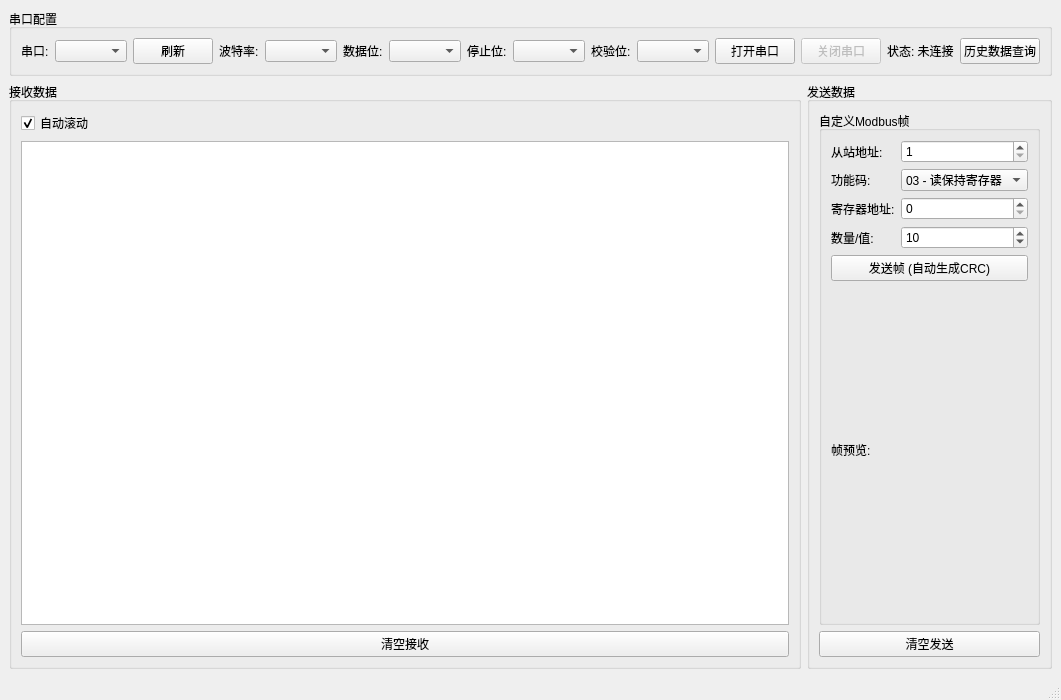
<?xml version="1.0" encoding="UTF-8"?>
<ui version="4.0">
 <class>MainWindow</class>
 <widget class="QMainWindow" name="MainWindow">
  <property name="geometry">
   <rect>
    <x>0</x>
    <y>0</y>
    <width>1000</width>
    <height>700</height>
   </rect>
  </property>
  <property name="windowTitle">
   <string>Modbus RTU 调试工具</string>
  </property>
  <widget class="QWidget" name="centralwidget">
   <layout class="QVBoxLayout" name="verticalLayout">
    <item>
     <widget class="QGroupBox" name="groupBox_serial">
      <property name="title">
       <string>串口配置</string>
      </property>
      <layout class="QHBoxLayout" name="horizontalLayout_serial">
       <item>
        <widget class="QLabel" name="label_port">
         <property name="text">
          <string>串口:</string>
         </property>
        </widget>
       </item>
       <item>
        <widget class="QComboBox" name="comboBox_port"/>
       </item>
       <item>
        <widget class="QPushButton" name="pushButton_refresh">
         <property name="text">
          <string>刷新</string>
         </property>
        </widget>
       </item>
       <item>
        <widget class="QLabel" name="label_baud">
         <property name="text">
          <string>波特率:</string>
         </property>
        </widget>
       </item>
       <item>
        <widget class="QComboBox" name="comboBox_baud"/>
       </item>
       <item>
        <widget class="QLabel" name="label_data">
         <property name="text">
          <string>数据位:</string>
         </property>
        </widget>
       </item>
       <item>
        <widget class="QComboBox" name="comboBox_data"/>
       </item>
       <item>
        <widget class="QLabel" name="label_stop">
         <property name="text">
          <string>停止位:</string>
         </property>
        </widget>
       </item>
       <item>
        <widget class="QComboBox" name="comboBox_stop"/>
       </item>
       <item>
        <widget class="QLabel" name="label_parity">
         <property name="text">
          <string>校验位:</string>
         </property>
        </widget>
       </item>
       <item>
        <widget class="QComboBox" name="comboBox_parity"/>
       </item>
       <item>
        <spacer name="horizontalSpacer">
         <property name="orientation">
          <enum>Qt::Horizontal</enum>
         </property>
         <property name="sizeHint" stdset="0">
          <size>
           <width>20</width>
           <height>20</height>
          </size>
         </property>
        </spacer>
       </item>
       <item>
        <widget class="QPushButton" name="pushButton_open">
         <property name="text">
          <string>打开串口</string>
         </property>
        </widget>
       </item>
       <item>
        <widget class="QPushButton" name="pushButton_close">
         <property name="text">
          <string>关闭串口</string>
         </property>
         <property name="enabled">
          <bool>false</bool>
         </property>
        </widget>
       </item>
       <item>
        <widget class="QLabel" name="label_status">
         <property name="text">
          <string>状态: 未连接</string>
         </property>
        </widget>
       </item>
       <item>
        <widget class="QPushButton" name="pushButton_history">
         <property name="text">
          <string>历史数据查询</string>
         </property>
        </widget>
       </item>
      </layout>
     </widget>
    </item>
    <item>
     <layout class="QHBoxLayout" name="horizontalLayout_main">
      <item>
       <widget class="QGroupBox" name="groupBox_receive">
        <property name="title">
         <string>接收数据</string>
        </property>
        <layout class="QVBoxLayout" name="verticalLayout_receive">
         <item>
          <widget class="QCheckBox" name="checkBox_autoscroll">
           <property name="text">
            <string>自动滚动</string>
           </property>
           <property name="checked">
            <bool>true</bool>
           </property>
          </widget>
         </item>
         <item>
          <widget class="QTextEdit" name="textEdit_receive">
           <property name="readOnly">
            <bool>true</bool>
           </property>
           <property name="font">
            <font>
             <family>Consolas</family>
             <pointsize>9</pointsize>
            </font>
           </property>
          </widget>
         </item>
         <item>
          <widget class="QPushButton" name="pushButton_clearReceive">
           <property name="text">
            <string>清空接收</string>
           </property>
          </widget>
         </item>
        </layout>
       </widget>
      </item>
      <item>
       <widget class="QGroupBox" name="groupBox_send">
        <property name="title">
         <string>发送数据</string>
        </property>
        <layout class="QVBoxLayout" name="verticalLayout_send">
         <item>
          <widget class="QGroupBox" name="groupBox_custom">
           <property name="title">
            <string>自定义Modbus帧</string>
           </property>
           <layout class="QGridLayout" name="gridLayout_custom">
            <item row="0" column="0">
             <widget class="QLabel" name="label_slave">
              <property name="text">
               <string>从站地址:</string>
              </property>
             </widget>
            </item>
            <item row="0" column="1">
             <widget class="QSpinBox" name="spinBox_slave">
              <property name="minimum">
               <number>1</number>
              </property>
              <property name="maximum">
               <number>247</number>
              </property>
              <property name="value">
               <number>1</number>
              </property>
             </widget>
            </item>
            <item row="1" column="0">
             <widget class="QLabel" name="label_func">
              <property name="text">
               <string>功能码:</string>
              </property>
             </widget>
            </item>
            <item row="1" column="1">
             <widget class="QComboBox" name="comboBox_func">
              <item>
               <property name="text">
                <string>03 - 读保持寄存器</string>
               </property>
              </item>
              <item>
               <property name="text">
                <string>04 - 读输入寄存器</string>
               </property>
              </item>
              <item>
               <property name="text">
                <string>06 - 写单个寄存器</string>
               </property>
              </item>
              <item>
               <property name="text">
                <string>10 - 写多个寄存器</string>
               </property>
              </item>
             </widget>
            </item>
            <item row="2" column="0">
             <widget class="QLabel" name="label_regAddr">
              <property name="text">
               <string>寄存器地址:</string>
              </property>
             </widget>
            </item>
            <item row="2" column="1">
             <widget class="QSpinBox" name="spinBox_regAddr">
              <property name="minimum">
               <number>0</number>
              </property>
              <property name="maximum">
               <number>65535</number>
              </property>
             </widget>
            </item>
            <item row="3" column="0">
             <widget class="QLabel" name="label_quantity">
              <property name="text">
               <string>数量/值:</string>
              </property>
             </widget>
            </item>
            <item row="3" column="1">
             <widget class="QSpinBox" name="spinBox_quantity">
              <property name="minimum">
               <number>1</number>
              </property>
              <property name="maximum">
               <number>65535</number>
              </property>
              <property name="value">
               <number>10</number>
              </property>
             </widget>
            </item>
            <item row="4" column="0" colspan="2">
             <widget class="QPushButton" name="pushButton_sendCustom">
              <property name="text">
               <string>发送帧 (自动生成CRC)</string>
              </property>
             </widget>
            </item>
            <item row="5" column="0" colspan="2">
             <widget class="QLabel" name="label_framePreview">
              <property name="text">
               <string>帧预览:</string>
              </property>
              <property name="wordWrap">
               <bool>true</bool>
              </property>
             </widget>
            </item>
           </layout>
          </widget>
         </item>
         <item>
          <widget class="QPushButton" name="pushButton_clearSend">
           <property name="text">
            <string>清空发送</string>
           </property>
          </widget>
         </item>
        </layout>
       </widget>
      </item>
     </layout>
    </item>
   </layout>
  </widget>
  <widget class="QMenuBar" name="menubar">
   <property name="geometry">
    <rect>
     <x>0</x>
     <y>0</y>
     <width>1000</width>
     <height>23</height>
    </rect>
   </property>
  </widget>
  <widget class="QStatusBar" name="statusbar"/>
 </widget>
 <resources/>
 <connections/>
</ui>
